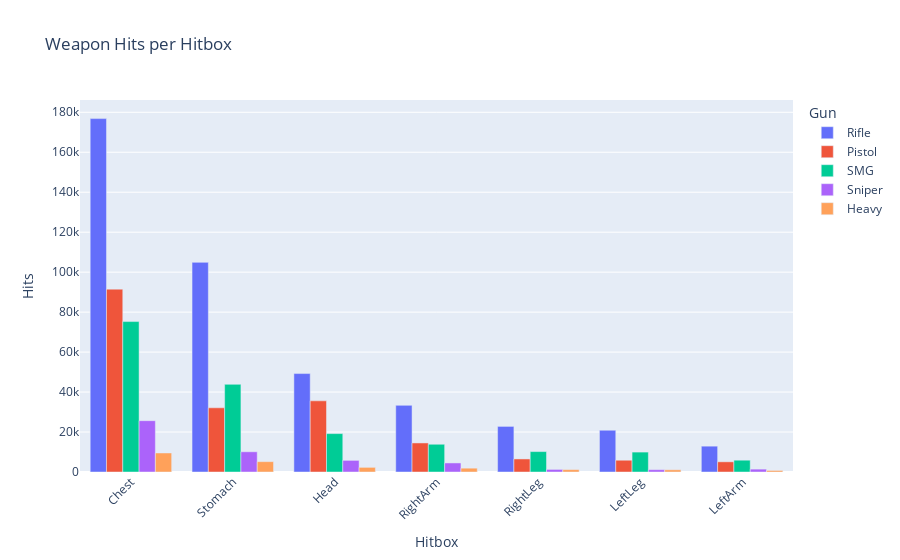

The cell this chart's notebook holds for it:
### Code cell
# Group by Hitbox and Gun, then summarize Hits
grouped_data = weapon_events_df.groupby(['hitbox', 'wp_type']).size().reset_index(name='Hits')
# Ordenar os dados por 'Hits' em ordem decrescente
grouped_data = grouped_data.sort_values(by='Hits', ascending=False)
# Filter Hits > 20 and Hitbox != 'Generic'
filtered_data = grouped_data[(grouped_data['Hits'] > 20) & (grouped_data['hitbox'] != 'Generic')]

# Plot
fig = px.bar(filtered_data, x='hitbox', y='Hits', color='wp_type', 
             labels={'hitbox': 'Hitbox', 'Hits': 'Hits', 'wp_type': 'Gun'},
             title='Weapon Hits per Hitbox',
             barmode='group')

# Rotate x-axis labels
fig.update_layout(xaxis_tickangle=-45)

# Show the plot
fig.show()

### Figure 1 — Plotly figure (JSON) as saved in the notebook; plotly's stock layout.template omitted (floating-point values rounded to 4 significant figures)
{"data": [{"alignmentgroup": "True", "hovertemplate": "Gun=Rifle<br>Hitbox=%{x}<br>Hits=%{y}<extra></extra>", "legendgroup": "Rifle", "marker": {"color": "#636efa", "pattern": {"shape": ""}}, "name": "Rifle", "offsetgroup": "Rifle", "orientation": "v", "showlegend": true, "textposition": "auto", "type": "bar", "x": ["Chest", "Stomach", "Head", "RightArm", "RightLeg", "LeftLeg", "LeftArm"], "xaxis": "x", "y": [176844, 104903, 49257, 33352, 22818, 20899, 12930], "yaxis": "y"}, {"alignmentgroup": "True", "hovertemplate": "Gun=Pistol<br>Hitbox=%{x}<br>Hits=%{y}<extra></extra>", "legendgroup": "Pistol", "marker": {"color": "#EF553B", "pattern": {"shape": ""}}, "name": "Pistol", "offsetgroup": "Pistol", "orientation": "v", "showlegend": true, "textposition": "auto", "type": "bar", "x": ["Chest", "Head", "Stomach", "RightArm", "RightLeg", "LeftLeg", "LeftArm"], "xaxis": "x", "y": [91504, 35614, 32120, 14536, 6530, 5891, 5098], "yaxis": "y"}, {"alignmentgroup": "True", "hovertemplate": "Gun=SMG<br>Hitbox=%{x}<br>Hits=%{y}<extra></extra>", "legendgroup": "SMG", "marker": {"color": "#00cc96", "pattern": {"shape": ""}}, "name": "SMG", "offsetgroup": "SMG", "orientation": "v", "showlegend": true, "textposition": "auto", "type": "bar", "x": ["Chest", "Stomach", "Head", "RightArm", "RightLeg", "LeftLeg", "LeftArm"], "xaxis": "x", "y": [75276, 43871, 19215, 13882, 10217, 9969, 5909], "yaxis": "y"}, {"alignmentgroup": "True", "hovertemplate": "Gun=Sniper<br>Hitbox=%{x}<br>Hits=%{y}<extra></extra>", "legendgroup": "Sniper", "marker": {"color": "#ab63fa", "pattern": {"shape": ""}}, "name": "Sniper", "offsetgroup": "Sniper", "orientation": "v", "showlegend": true, "textposition": "auto", "type": "bar", "x": ["Chest", "Stomach", "Head", "RightArm", "LeftArm", "RightLeg", "LeftLeg"], "xaxis": "x", "y": [25680, 10123, 5814, 4528, 1438, 1289, 1168], "yaxis": "y"}, {"alignmentgroup": "True", "hovertemplate": "Gun=Heavy<br>Hitbox=%{x}<br>Hits=%{y}<extra></extra>", "legendgroup": "Heavy", "marker": {"color": "#FFA15A", "pattern": {"shape": ""}}, "name": "Heavy", "offsetgroup": "Heavy", "orientation": "v", "showlegend": true, "textposition": "auto", "type": "bar", "x": ["Chest", "Stomach", "Head", "RightArm", "RightLeg", "LeftLeg", "LeftArm"], "xaxis": "x", "y": [9521, 5175, 2326, 1915, 1203, 1109, 770], "yaxis": "y"}], "layout": {"barmode": "group", "legend": {"title": {"text": "Gun"}, "tracegroupgap": 0}, "title": {"text": "Weapon Hits per Hitbox"}, "xaxis": {"anchor": "y", "domain": [0, 1], "tickangle": -45, "title": {"text": "Hitbox"}}, "yaxis": {"anchor": "x", "domain": [0, 1], "title": {"text": "Hits"}}}}
